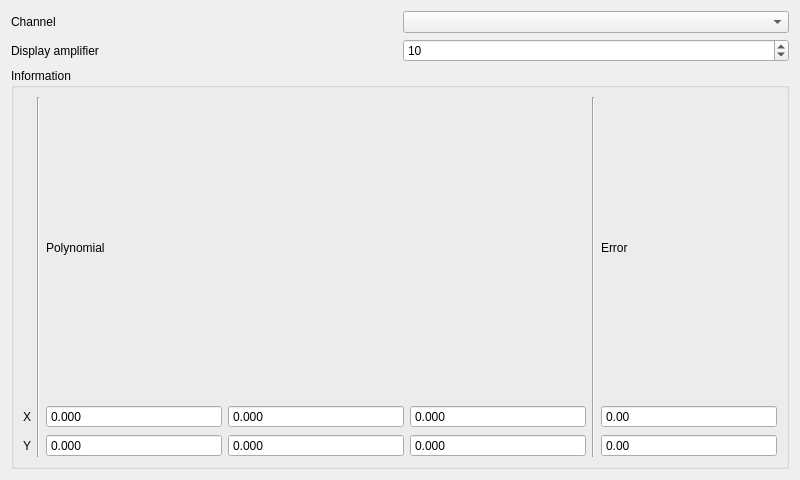
<?xml version="1.0" encoding="UTF-8"?>
<ui version="4.0">
 <class>LCAPreview</class>
 <widget class="QWidget" name="LCAPreview">
  <property name="geometry">
   <rect>
    <x>0</x>
    <y>0</y>
    <width>800</width>
    <height>480</height>
   </rect>
  </property>
  <property name="windowTitle">
   <string>LCA Preview</string>
  </property>
  <layout class="QGridLayout" name="main_lay">
   <item row="0" column="1">
    <widget class="QComboBox" name="channel"/>
   </item>
   <item row="0" column="0">
    <widget class="QLabel" name="channel_lbl">
     <property name="text">
      <string>Channel</string>
     </property>
    </widget>
   </item>
   <item row="1" column="0">
    <widget class="QLabel" name="dispAmplifier_lbl">
     <property name="text">
      <string>Display amplifier</string>
     </property>
    </widget>
   </item>
   <item row="1" column="1">
    <widget class="QDoubleSpinBox" name="dispAmplifier">
     <property name="decimals">
      <number>0</number>
     </property>
     <property name="minimum">
      <double>1.000000000000000</double>
     </property>
     <property name="maximum">
      <double>100.000000000000000</double>
     </property>
     <property name="value">
      <double>10.000000000000000</double>
     </property>
    </widget>
   </item>
   <item row="2" column="0" colspan="2">
    <widget class="QGroupBox" name="red_frm">
     <property name="title">
      <string>Information</string>
     </property>
     <property name="flat">
      <bool>true</bool>
     </property>
     <layout class="QGridLayout" name="gridLayout_2">
      <item row="1" column="4">
       <widget class="QDoubleSpinBox" name="polyX2">
        <property name="readOnly">
         <bool>true</bool>
        </property>
        <property name="buttonSymbols">
         <enum>QAbstractSpinBox::NoButtons</enum>
        </property>
        <property name="decimals">
         <number>3</number>
        </property>
        <property name="minimum">
         <double>-99.989999999999995</double>
        </property>
        <property name="maximum">
         <double>10.000000000000000</double>
        </property>
        <property name="singleStep">
         <double>0.000100000000000</double>
        </property>
       </widget>
      </item>
      <item row="2" column="3">
       <widget class="QDoubleSpinBox" name="polyY1">
        <property name="readOnly">
         <bool>true</bool>
        </property>
        <property name="buttonSymbols">
         <enum>QAbstractSpinBox::NoButtons</enum>
        </property>
        <property name="decimals">
         <number>3</number>
        </property>
        <property name="minimum">
         <double>-99.989999999999995</double>
        </property>
       </widget>
      </item>
      <item row="1" column="6">
       <widget class="QDoubleSpinBox" name="errorX">
        <property name="readOnly">
         <bool>true</bool>
        </property>
        <property name="buttonSymbols">
         <enum>QAbstractSpinBox::NoButtons</enum>
        </property>
       </widget>
      </item>
      <item row="1" column="0">
       <widget class="QLabel" name="polyX2_lbl">
        <property name="sizePolicy">
         <sizepolicy hsizetype="Fixed" vsizetype="Preferred">
          <horstretch>0</horstretch>
          <verstretch>0</verstretch>
         </sizepolicy>
        </property>
        <property name="text">
         <string>X</string>
        </property>
        <property name="alignment">
         <set>Qt::AlignRight|Qt::AlignTrailing|Qt::AlignVCenter</set>
        </property>
       </widget>
      </item>
      <item row="0" column="2" colspan="3">
       <widget class="QLabel" name="poly_lbl">
        <property name="text">
         <string>Polynomial</string>
        </property>
       </widget>
      </item>
      <item row="0" column="6">
       <widget class="QLabel" name="error_lbl">
        <property name="text">
         <string>Error</string>
        </property>
       </widget>
      </item>
      <item row="2" column="0">
       <widget class="QLabel" name="redPolyY_lbl">
        <property name="sizePolicy">
         <sizepolicy hsizetype="Fixed" vsizetype="Preferred">
          <horstretch>0</horstretch>
          <verstretch>0</verstretch>
         </sizepolicy>
        </property>
        <property name="text">
         <string>Y</string>
        </property>
        <property name="alignment">
         <set>Qt::AlignRight|Qt::AlignTrailing|Qt::AlignVCenter</set>
        </property>
       </widget>
      </item>
      <item row="2" column="6">
       <widget class="QDoubleSpinBox" name="errorY">
        <property name="readOnly">
         <bool>true</bool>
        </property>
        <property name="buttonSymbols">
         <enum>QAbstractSpinBox::NoButtons</enum>
        </property>
       </widget>
      </item>
      <item row="2" column="2">
       <widget class="QDoubleSpinBox" name="polyY0">
        <property name="readOnly">
         <bool>true</bool>
        </property>
        <property name="buttonSymbols">
         <enum>QAbstractSpinBox::NoButtons</enum>
        </property>
        <property name="decimals">
         <number>3</number>
        </property>
        <property name="minimum">
         <double>-99.989999999999995</double>
        </property>
       </widget>
      </item>
      <item row="2" column="4">
       <widget class="QDoubleSpinBox" name="polyY2">
        <property name="readOnly">
         <bool>true</bool>
        </property>
        <property name="buttonSymbols">
         <enum>QAbstractSpinBox::NoButtons</enum>
        </property>
        <property name="decimals">
         <number>3</number>
        </property>
        <property name="minimum">
         <double>-99.989999999999995</double>
        </property>
       </widget>
      </item>
      <item row="1" column="2">
       <widget class="QDoubleSpinBox" name="polyX0">
        <property name="readOnly">
         <bool>true</bool>
        </property>
        <property name="buttonSymbols">
         <enum>QAbstractSpinBox::NoButtons</enum>
        </property>
        <property name="decimals">
         <number>3</number>
        </property>
        <property name="minimum">
         <double>-99.989999999999995</double>
        </property>
        <property name="maximum">
         <double>10.000000000000000</double>
        </property>
        <property name="singleStep">
         <double>0.000100000000000</double>
        </property>
       </widget>
      </item>
      <item row="1" column="3">
       <widget class="QDoubleSpinBox" name="polyX1">
        <property name="readOnly">
         <bool>true</bool>
        </property>
        <property name="buttonSymbols">
         <enum>QAbstractSpinBox::NoButtons</enum>
        </property>
        <property name="decimals">
         <number>3</number>
        </property>
        <property name="minimum">
         <double>-99.989999999999995</double>
        </property>
        <property name="maximum">
         <double>10.000000000000000</double>
        </property>
        <property name="singleStep">
         <double>0.000100000000000</double>
        </property>
       </widget>
      </item>
      <item row="0" column="5" rowspan="3">
       <widget class="Line" name="line">
        <property name="orientation">
         <enum>Qt::Vertical</enum>
        </property>
       </widget>
      </item>
      <item row="0" column="1" rowspan="3">
       <widget class="Line" name="line_2">
        <property name="orientation">
         <enum>Qt::Vertical</enum>
        </property>
       </widget>
      </item>
     </layout>
    </widget>
   </item>
  </layout>
 </widget>
 <tabstops>
  <tabstop>channel</tabstop>
  <tabstop>dispAmplifier</tabstop>
  <tabstop>polyX0</tabstop>
  <tabstop>polyX1</tabstop>
  <tabstop>polyX2</tabstop>
  <tabstop>errorX</tabstop>
  <tabstop>polyY0</tabstop>
  <tabstop>polyY1</tabstop>
  <tabstop>polyY2</tabstop>
  <tabstop>errorY</tabstop>
 </tabstops>
 <resources/>
 <connections/>
</ui>
